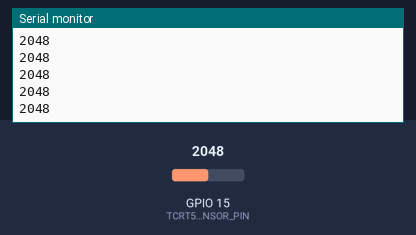
Simulated run of this sketch. Board: ESP32. On the bench: the last lines printed to the serial monitor. The inputs (shaded band) are chosen by the test bench; at power-on: GPIO 15 (TCRT5000_SENSOR_PIN) = 2048.

Above: at 1.2 s.
1.3 s: GPIO 15 (TCRT5000_SENSOR_PIN) set to 2866
At 1.31 s:
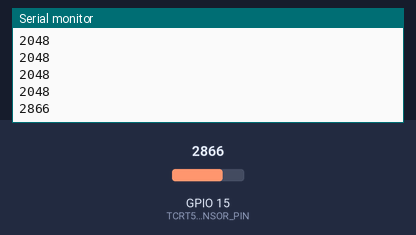
2.8 s: GPIO 15 (TCRT5000_SENSOR_PIN) set to 3603
At 2.81 s:
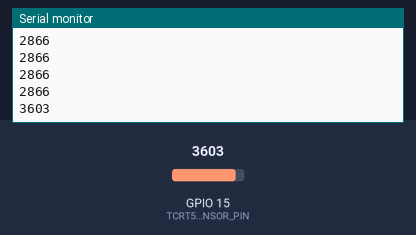
Timing chart, 0 to 5.8 s (numbered marks = the images above; inputs shaded):
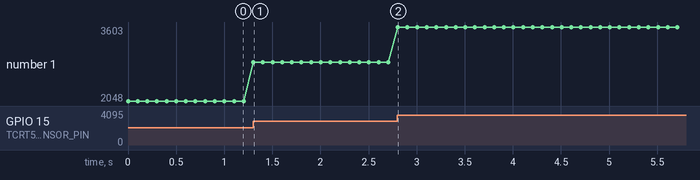

Measured:
- after the input at 1.3 s, the serial monitor: prints a new line at once (image 1)
- after the input at 2.8 s, the serial monitor: prints a new line at once (image 2)
- plotted number 1: 2048 → 2866 after the input at 1.3 s, 2866 → 3603 after the input at 2.8 s

The sketch:

01_IRSensor.ino
```cpp
#define TCRT5000_SENSOR_PIN 15

void setup()
{
  Serial.begin(115200);
  pinMode(TCRT5000_SENSOR_PIN, INPUT);
}

void loop()
{
  Serial.println(analogRead(TCRT5000_SENSOR_PIN));
  delay(100);
}
```
